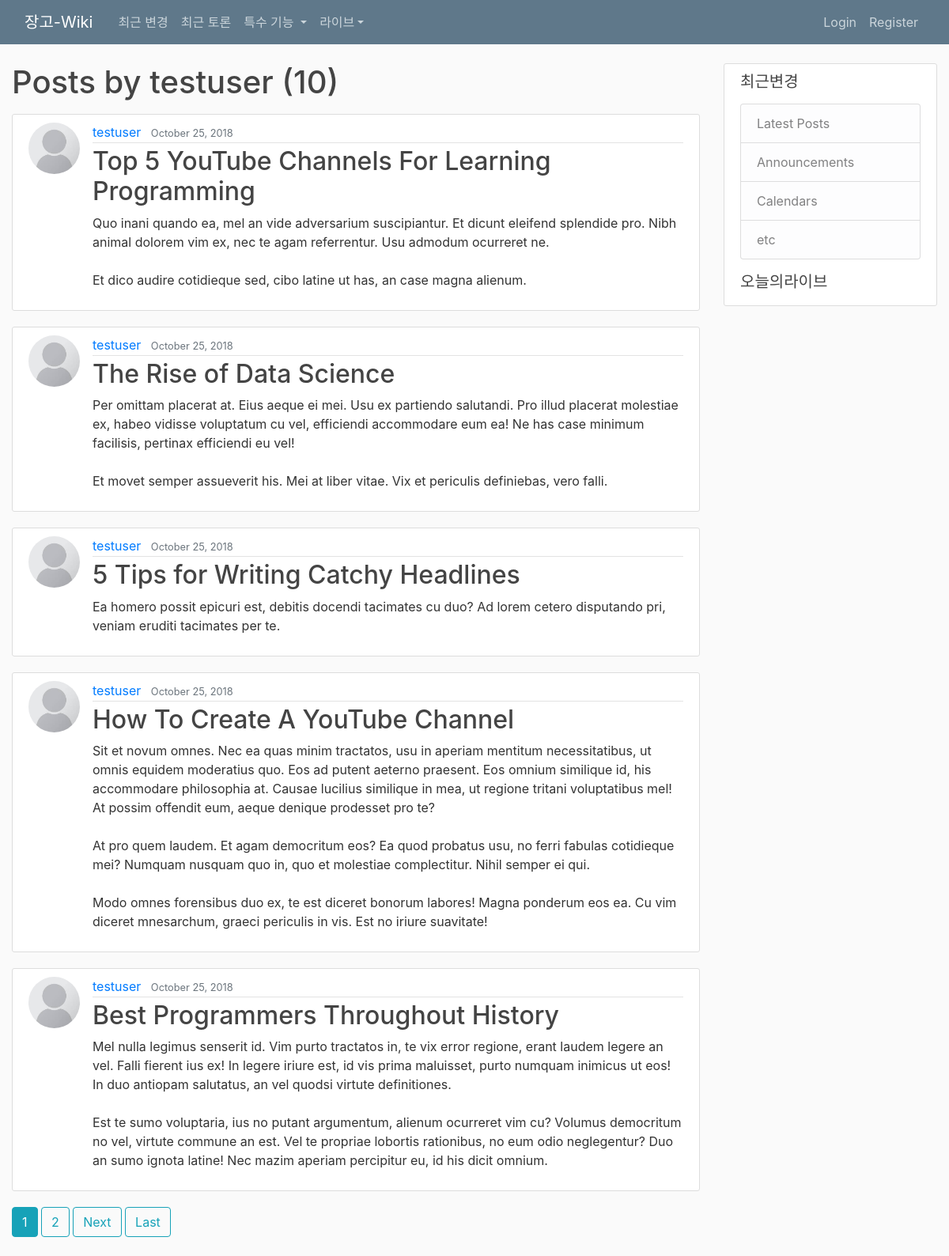
/blog/user/testuser, run on the app's committed database.
### blog/models.py (models this page shows, shortened)
class Post(models.Model):
    title = models.CharField(max_length = 100)
    content = models.TextField()
    date_posted = models.DateTimeField(default=timezone.now)
    author = models.ForeignKey(User, on_delete=models.CASCADE)

### users/models.py (models this page shows, shortened)
class Profile(models.Model):
    user = models.OneToOneField(User, on_delete=models.CASCADE)
    image = models.ImageField(default='default.jpg', upload_to='profile_pics')

### blog/views.py (the view)
# urls.py: path('user/<str:username>', UserPostListView.as_view(), name='user-posts'),
class UserPostListView(ListView):
    model = Post
    template_name = 'blog/user_posts.html'
    context_object_name = 'posts'
    paginate_by = 5
    def get_queryset(self):
        user = get_object_or_404(User, username=self.kwargs.get('username'))
        return Post.objects.filter(author=user).order_by('-date_posted')

### blog/templates/blog/user_posts.html (shortened to what this page needs)
{% extends "blog/base.html" %}
{% block content %}
<h1 class="mb-3">Posts by {{ view.kwargs.username  }} ({{ page_obj.paginator.count }})</h1>
    {% for post in posts %}
        <article class="media content-section">
            <img src="{{ post.author.profile.image.url }}" class="rounded-circle article-img">
            <div class="media-body">
            <div class="article-metadata">
                <a class="mr-2" href="{% url 'user-posts' post.author.username %}">{{ post.author }}</a>
                <small class="text-muted">{{ post.date_posted|date:"F d, Y" }}</small>
            </div>
            <h2><a class="article-title" href="{% url 'post-detail' post.id %}">{{ post.title }}</a></h2>
            <p class="article-content">{{ post.content }}</p>
            </div>
          </article>
    {% endfor %}
    {% if is_paginated %}
          {% for num in page_obj.paginator.page_range %}
            {% if page_obj.number == num %}
                <a href="?page={{ num }}" class="btn btn-info mb-4">{{ num }}</a>
            {% elif num > page_obj.number|add:'-5' and num < page_obj.number|add:'5' %}
                <a href="?page={{ num }}" class="btn btn-outline-info mb-4">{{ num }}</a>
            {% endif %}
          {% endfor %}
          {% if page_obj.has_next %}
            <a href="?page={{ page_obj.next_page_number }}" class="btn btn-outline-info mb-4">Next</a>
            <a href="?page={{ page_obj.paginator.num_pages }}" class="btn btn-outline-info mb-4">Last</a>
          {% endif %}
    {% endif %}
{% endblock content %}

### blog/static/blog/main.css (style rules this page uses)
body { background: #fafafa; color: #333333; margin-top: 5rem; }
h1, h2, h3, h4, h5, h6 { color: #444444; }
.content-section { background: #ffffff; padding: 10px 20px; border: 1px solid #dddddd; border-radius: 3px; margin-bottom: 20px; }
.article-title { color: #444444; }
.article-content { white-space: pre-line; }
.article-img { height: 65px; width: 65px; margin-right: 16px; }
.article-metadata { padding-bottom: 1px; margin-bottom: 4px; border-bottom: 1px solid #e3e3e3 }

### data on the page
Post: author.profile.image (placeholder picture), author "testuser", date_posted "October 25, 2018", title "Top 5 YouTube Channels For Learning Programming", content "Quo inani quando ea, mel an vide adversarium suscipiantur. Et dicunt eleifend splendide pro. Nibh animal dolorem vim ex, nec te agam referrentur. Usu admodum ocurreret ne. Et dico audire cotidieque sed, cibo latine ut has, an case magna alienum."
Post: author.profile.image (placeholder picture), author "testuser", date_posted "October 25, 2018", title "The Rise of Data Science", content "Per omittam placerat at. Eius aeque ei mei. Usu ex partiendo salutandi. Pro illud placerat molestiae ex, habeo vidisse voluptatum cu vel, efficiendi accommodare eum ea! Ne has case minimum facilisis, pertinax efficiendi eu vel! Et movet semper assueverit his. Mei at liber vitae. Vix et periculis definiebas, vero falli."
Post: author.profile.image (placeholder picture), author "testuser", date_posted "October 25, 2018", title "5 Tips for Writing Catchy Headlines", content "Ea homero possit epicuri est, debitis docendi tacimates cu duo? Ad lorem cetero disputando pri, veniam eruditi tacimates per te."
Post: author.profile.image (placeholder picture), author "testuser", date_posted "October 25, 2018", title "How To Create A YouTube Channel", content "Sit et novum omnes. Nec ea quas minim tractatos, usu in aperiam mentitum necessitatibus, ut omnis equidem moderatius quo. Eos ad putent aeterno praesent. Eos omnium similique id, his accommodare philosophia at. Causae lucilius similique in mea, ut regione tritani voluptatibus mel! At possim offendit eum, aeque denique prodesset pro te? At pro quem laudem. Et agam democritum eos? Ea quod probatus usu, no ferri fabulas cotidieque mei? Numquam nusquam quo in, quo et molestiae complectitur. Nihil semper ei qui. Modo omnes forensibus duo ex, te est diceret bonorum labores! Magna ponderum eos ea. Cu vim diceret mnesarchum, graeci periculis in vis. Est no iriure suavitate!"
Post: author.profile.image (placeholder picture), author "testuser", date_posted "October 25, 2018", title "Best Programmers Throughout History", content "Mel nulla legimus senserit id. Vim purto tractatos in, te vix error regione, erant laudem legere an vel. Falli fierent ius ex! In legere iriure est, id vis prima maluisset, purto numquam inimicus ut eos! In duo antiopam salutatus, an vel quodsi virtute definitiones. Est te sumo voluptaria, ius no putant argumentum, alienum ocurreret vim cu? Volumus democritum no vel, virtute commune an est. Vel te propriae lobortis rationibus, no eum odio neglegentur? Duo an sumo ignota latine! Nec mazim aperiam percipitur eu, id his dicit omnium."

### other printed values
{{ view.kwargs.username }} "testuser"
{{ page_obj.paginator.count }} "10"
{{ num }} "1"
{{ num }} "2"
